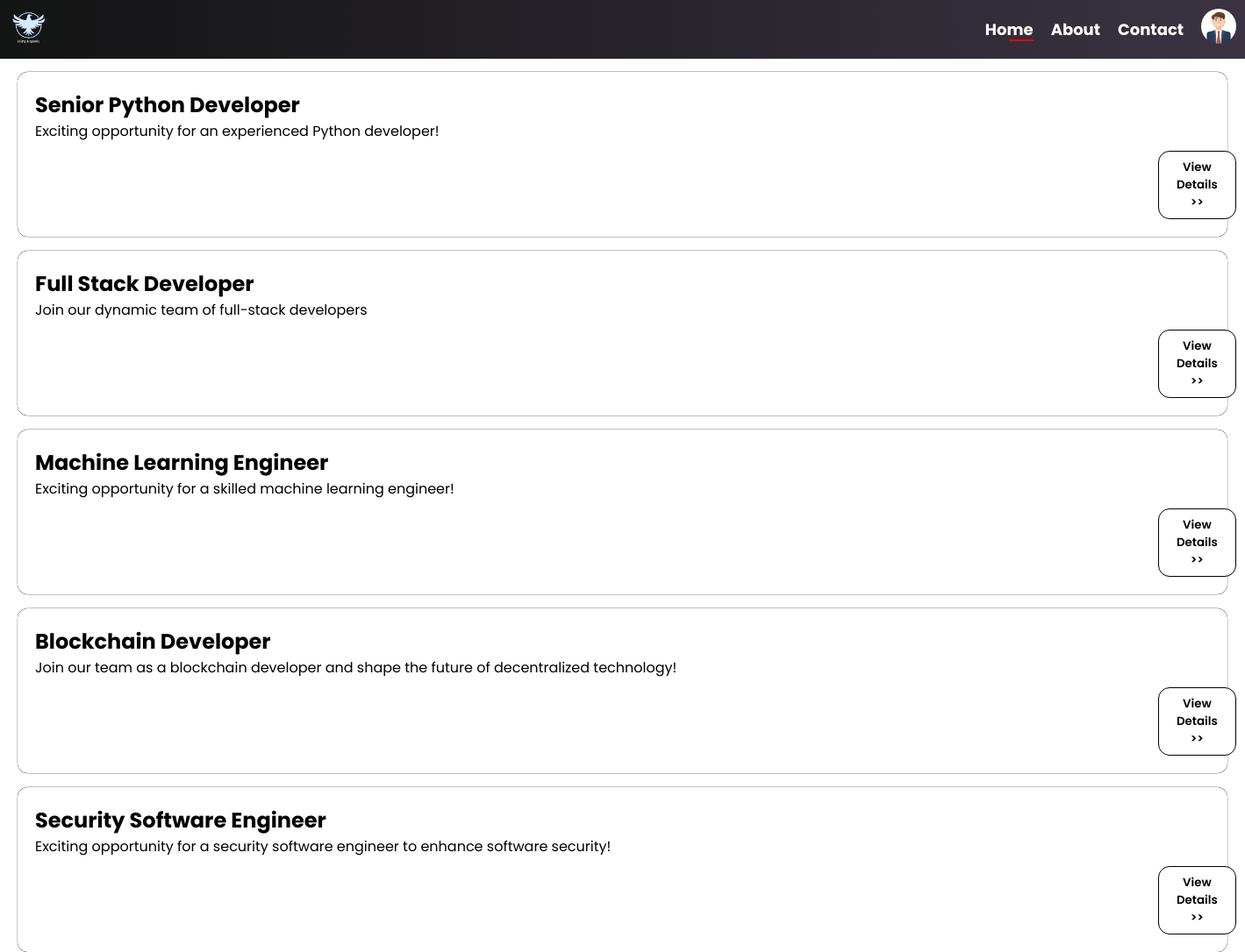
/appli/ (signed in), run on an earlier commit of the app's database.
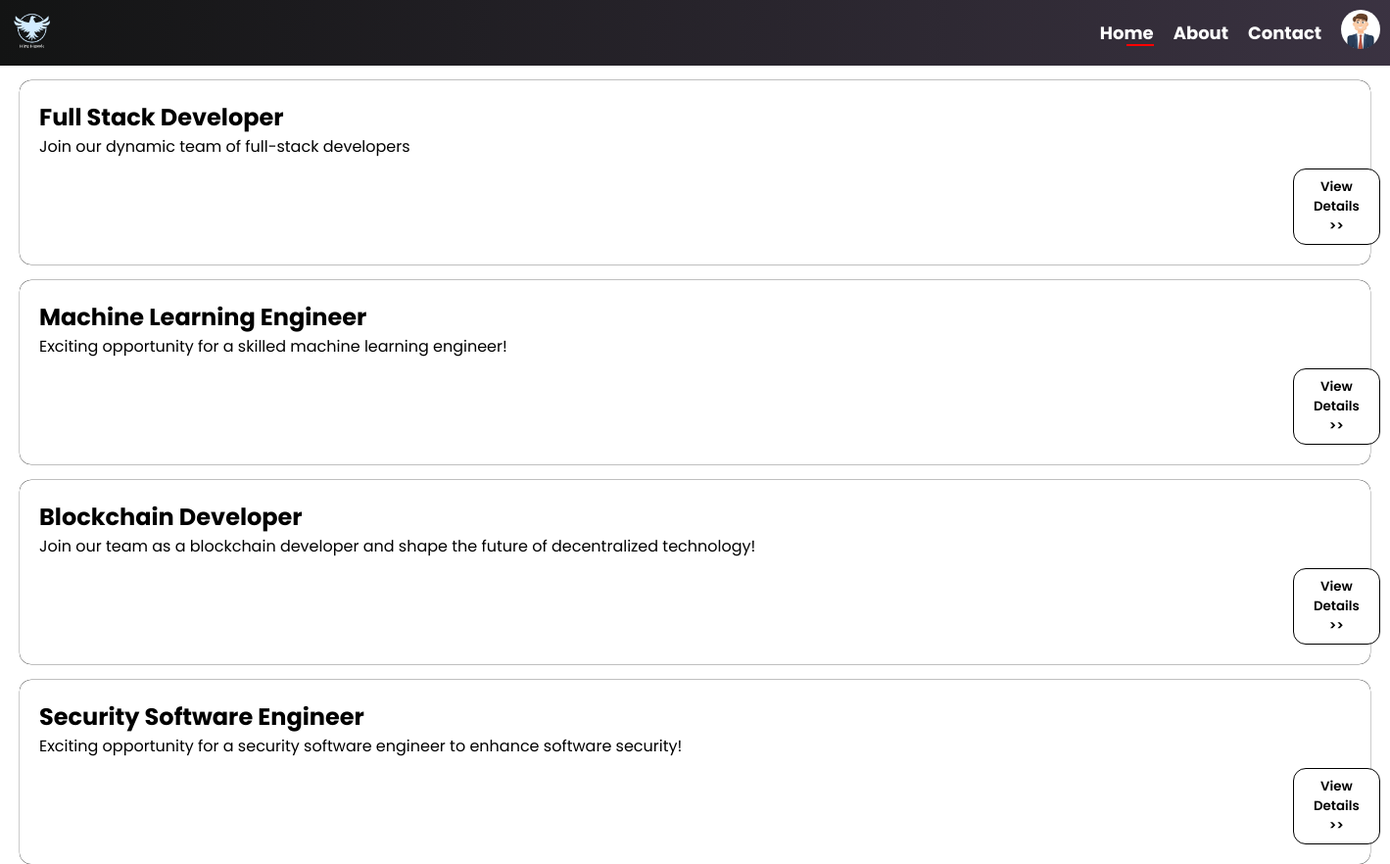
And on a later commit of the database.
### resume_manager/models.py (models this page shows, shortened)
class Job_description(models.Model):
    title = models.CharField(max_length = 255)
    brief_stat = models.CharField(max_length = 255 ,null = True)
    responsibility = models.TextField()
    requirement = models.TextField()
    salary = models.CharField(max_length = 100)
    created_at = models.DateTimeField(auto_now_add= True , null = True)

### resume_manager/views.py (the view)
# urls.py: path("appli/",views.applicant_view,name='appview'),
def applicant_view(request):
    if request.user.is_authenticated:
        jobs = Job_description.objects.all()
        return render(request,'Applicant Updated/AppliDashboard.html',{'jobs': jobs})
    else:
        return redirect('login')

### resume_manager/emailbackend.py (called while the page is built)
    def get_user(self, user_id):
        UserModel = get_user_model()
        try:
            return UserModel.objects.get(pk=user_id)
        except UserModel.DoesNotExist:
            return None

### templates/Applicant Updated/AppliDashboard.html (shortened to what this page needs)
<!DOCTYPE html>
{% load static %}
<html lang="en">
<head>
</head>
<body>
  <nav>
    <div class="logo">
      <img src="{% static "image/HireHawkLogo.png"%}" alt="Logo">
    </div>
    <ul>
      <li><a href="{% url 'appview' %}" class="thispage">Home</a></li>
      <li><a href="{% url 'about' %}">About</a></li>
      <li><a href="{% url 'Acontactus' %}">Contact</a></li>
      <li class="nav-item profile" id="profileImage" onclick="showPopup()">
        <img src="{% static "image/profile-image.jpg" %}" alt="Profile Avatar">
      </li>
    </ul>
  </nav>
  <div class="content">
  </div>
{% for job in jobs %}
  <div class="content" >
    <div class="text-content">
      <h2>{{job.title}}</h2>
      <p>
        {{job.brief_stat}}
      </p>
    </div>
    <form method="post" action={% url 'job_desc' %}>
     <button id="fileInputButton" onclick="redirectToAboutJob()" type = "submit">
      View Details >>
     </button>
  </div>
{% endfor %}
</body>
</html>

### templates/Applicant Updated/AppliDashboard.html (style rules this page uses)
body { font-family: 'Poppins', sans-serif; margin: 0; }
nav { position: fixed; top: 0; width: 100%; background: linear-gradient(to right, #131414, #3b3342); padding: 10px; display: flex; justify-content: space-between; align-items: center; }
nav .logo img { max-height: 40px; }
nav ul { list-style: none; margin: 0; padding: 0; display: flex; align-items: center; }
nav li { margin-right: 20px; }
nav a { text-decoration: none; color: white; font-weight: bold; font-size: 18px; }
nav .profile { cursor: pointer; }
nav .profile img { border-radius: 50%; max-height: 40px; cursor: pointer; }
.content { margin-top: 16px; margin-left: 20px; margin-right: 20px; padding: 20px; cursor: pointer; border-radius: 12px; display: flex; flex-direction: column; align-items: flex-start; border: none; box-shadow: 0 0 0 0.2px black; }
.text-content { margin-bottom: 10px; }
.text-content h2, .text-content p { margin: 0; }
#fileInputButton { font-family: 'Poppins', sans-serif; color: black; border-radius: 13px; cursor: pointer; font-weight: 600; border: 1px solid black; background-color: white; padding: 8px 20px; margin-left: 160vh; cursor: pointer; transition: background-color 0.3s; }
.thispage { display: inline-block; position: relative; }
.thispage::after { content: ""; display: block; position: absolute; bottom: 0; right: 0; height: 50%; width: 50%; border-bottom: 2px solid red; }

What changed in the data, as far as the page shows it:
removed Job_description: title "Senior Python Developer", brief_stat "Exciting opportunity for an experienced Python developer!"
